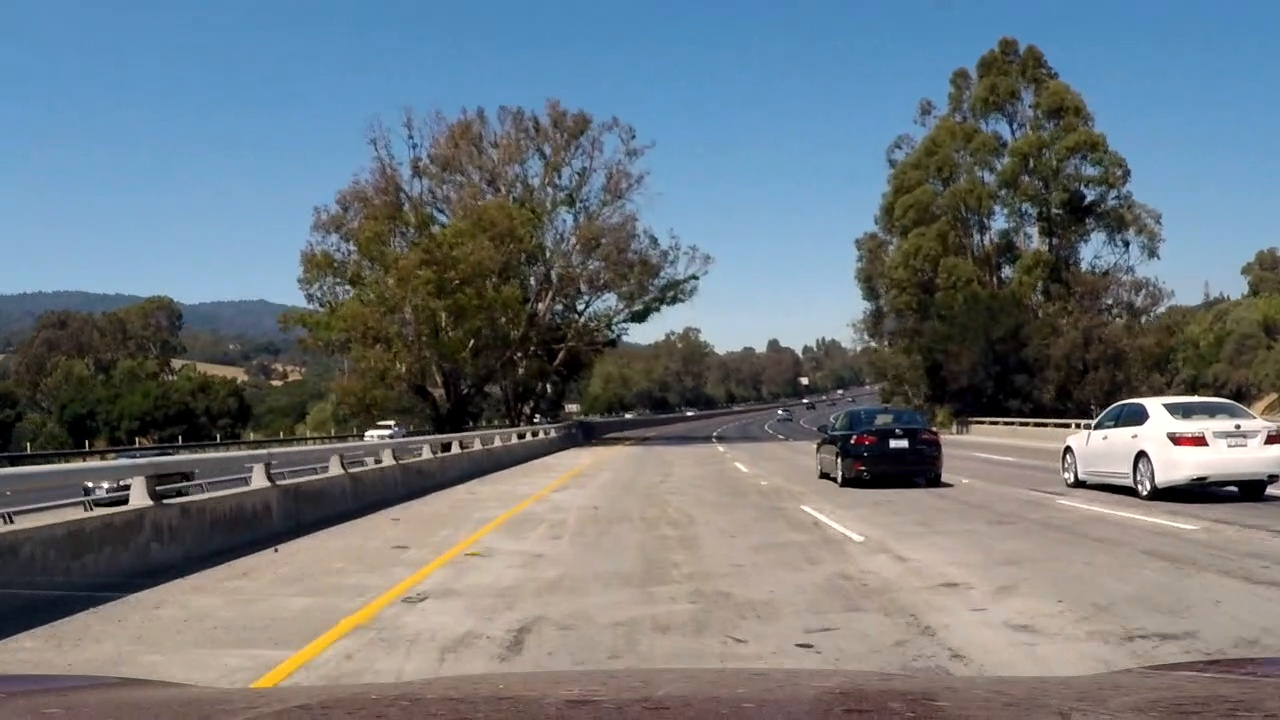
#> input picture examples/frame182.jpg, 1280 x 720 px; its folder holds only this picture in this run
$ python -i image_manipulation.py   (imports and definitions only)   (older library calls are emulated)
#> lines starting #> are read from the running program, lines starting #| are printed output that depends on the picture; after the words box and inside, x2 and y2 are one past the last pixel; in counts of white or black regions, pixels touching at a corner belong together
### calibration_util.py
import cv2
import numpy as np
import glob
from matplotlib import pyplot as plt


def getCameraCalibration():
    return np.array([[1.15777930e+03, 0.00000000e+00, 6.67111054e+02],
             [0.00000000e+00, 1.15282291e+03, 3.86128937e+02],
             [0.00000000e+00, 0.00000000e+00, 1.00000000e+00]])


def getDistortionCoeffs():
    return np.array([[-0.24688775, -0.02373134, -0.00109842, 0.00035108, -0.00258569]])


def calibrateCamera(image_shape, objpoints, imgpoints):
    ret, camera_matrix, dist, rvecs, tvecs = cv2.calibrateCamera(objpoints, imgpoints, image_shape[1::-1], None, None)
    return camera_matrix, dist


def undistort_image(image, camera_matrix, dist):
    return cv2.undistort(image, cameraMatrix=camera_matrix, distCoeffs=dist, newCameraMatrix=camera_matrix)


# [25 lines left out: function getCalibParams, not called in this run]


# [19 lines that do not run on import are left out]

### image_manipulation.py
import cv2
import numpy as np
import calibration_util as calib
from matplotlib import pyplot as plt
from scipy import stats

# TODO: Modify parameters for the S7 videos!
lane_width = 680
deviation = 50


# Perspective transformations
#######################################################################
# [24 lines left out: function perspective_warp, not called in this run]


# Transform to a birds-eye perspective
def warp_image(image, warp_matrix):
    width = image.shape[1]
#> width = 1280
    height = image.shape[0]
#> height = 720
    warped_image = cv2.warpPerspective(image, warp_matrix, (width, height))
    return warped_image


def getWarpMatrix():
    return np.array( [[-4.86204634e-01, -1.49507925e+00, 9.38982700e+02],
            [-5.88418203e-15, -1.94426603e+00, 8.74919714e+02],
            [-8.89045781e-18, -2.37922580e-03, 1.00000000e+00]])


# [13 lines left out: functions getUnwarpMatrix, sobel, not called in this run]


# From the Udacity Advanced Lane Finding lectures
def abs_sobel_thresh(img, orient='x', sobel_kernel=3, thresh=(0,255)):
    # Apply the following steps to img
    # 1) Convert to grayscale
    gray = cv2.cvtColor(img, cv2.COLOR_RGB2GRAY)
    # 2) Take the derivative in x or y given orient = 'x' or 'y'
    if orient == 'x':
        sobel = cv2.Sobel(gray, cv2.CV_64F, 1, 0, ksize=sobel_kernel)
    else:
        sobel = cv2.Sobel(gray, cv2.CV_64F, 0, 1, ksize=sobel_kernel)
    # 3) Take the absolute value of the derivative or gradient
    abs_sobel = np.absolute(sobel)
    # 4) Scale to 8-bit (0 - 255) then convert to type = np.uint8
    scaled_sobel = np.uint8(255 * abs_sobel / np.max(abs_sobel))
    # 5) Create a mask of 1's where the scaled gradient magnitude
    # is > thresh_min and < thresh_max
    sobel_binary = np.zeros_like(scaled_sobel)
    sobel_binary[(scaled_sobel >= thresh[0]) & (scaled_sobel <= thresh[1])] = 1
    # 6) Return this mask as your binary_output image
    return sobel_binary


# Define a function that applies Sobel x and y,
# then computes the magnitude of the gradient
# and applies a threshold
def mag_threshold(img, sobel_kernel=3, mag_thresh=(0, 255)):
    # Apply the following steps to img
    # 1) Convert to grayscale
    gray = cv2.cvtColor(img, cv2.COLOR_RGB2GRAY)
    # 2) Take the gradient in x and y separately
    sobelx = cv2.Sobel(gray, cv2.CV_64F, 1, 0, ksize=sobel_kernel)
    sobely = cv2.Sobel(gray, cv2.CV_64F, 0, 1, ksize=sobel_kernel)
    # 3) Calculate the magnitude
    magnitude_sobel = np.sqrt((sobelx * sobelx + sobely * sobely))
    # 4) Scale to 8-bit (0 - 255) and convert to type = np.uint8
    scaled_sobel = np.uint8(255 * magnitude_sobel / np.max(magnitude_sobel))
    # 5) Create a binary mask where mag thresholds are met
    sobel_binary = np.zeros_like(scaled_sobel)
    sobel_binary[(scaled_sobel >= mag_thresh[0]) & (scaled_sobel <= mag_thresh[1])] = 1
    # 6) Return this mask as your binary_output image
    return sobel_binary


# Define a function that applies Sobel x and y,
# then computes the direction of the gradient
# and applies a threshold.
def dir_threshold(img, sobel_kernel=3, thresh=(0, np.pi / 2)):
    # Apply the following steps to img
    # 1) Convert to grayscale
    gray = cv2.cvtColor(img, cv2.COLOR_RGB2GRAY)
    # 2) Take the gradient in x and y separately
    sobelx = cv2.Sobel(gray, cv2.CV_64F, 1, 0, ksize=sobel_kernel)
    sobely = cv2.Sobel(gray, cv2.CV_64F, 0, 1, ksize=sobel_kernel)
    # 3) Take the absolute value of the x and y gradients
    abs_sobelx = np.absolute(sobelx)
    abs_sobely = np.absolute(sobely)
    # 4) Use np.arctan2(abs_sobely, abs_sobelx) to calculate the direction of the gradient
    direction_grad = np.arctan2(abs_sobely, abs_sobelx)
    # 5) Create a binary mask where direction thresholds are met
    sobel_binary = np.zeros_like(direction_grad)
    sobel_binary[(direction_grad >= thresh[0]) & (direction_grad <= thresh[1])] = 1
    # 6) Return this mask as your binary_output image
    return sobel_binary


# [60 lines left out: functions sobel_select, hls_select, not called in this run]


def lines_CMYK(image):
    if np.max(image[:,:,2]) > 1:
        image = image/255.

    # As seen at https://www.rapidtables.com/convert/color/rgb-to-cmyk.html
    b = image[:, :, 2]
    k = 1 - image.max(axis=2)
    y = (1.000001 - b - k) / (1.000001 - k)

    y_select = (y*255.) > 90.
    y_select_false_positive = (y * 255.) >= 250.
    k_select = (k*255.) < 45.

    yk_mask = np.zeros_like(k, dtype=np.uint8)
    yk_mask[y_select] = 255
    yk_mask[y_select_false_positive] = 0
    yk_mask[k_select] = 255

    return yk_mask


# Yellow lane lines extraction
def yellow_lines_RGB(image):
    color_select_img = np.copy(image)
    red_threshold = 220
    green_threshold = 180
    blue_threshold = 40

    # Identify pixels below the threshold. Black 'em out
    colour_thresholds = (image[:,:,0] < red_threshold) | \
                 (image[:,:,1] < green_threshold) | \
                 (image[:,:,2] < blue_threshold)
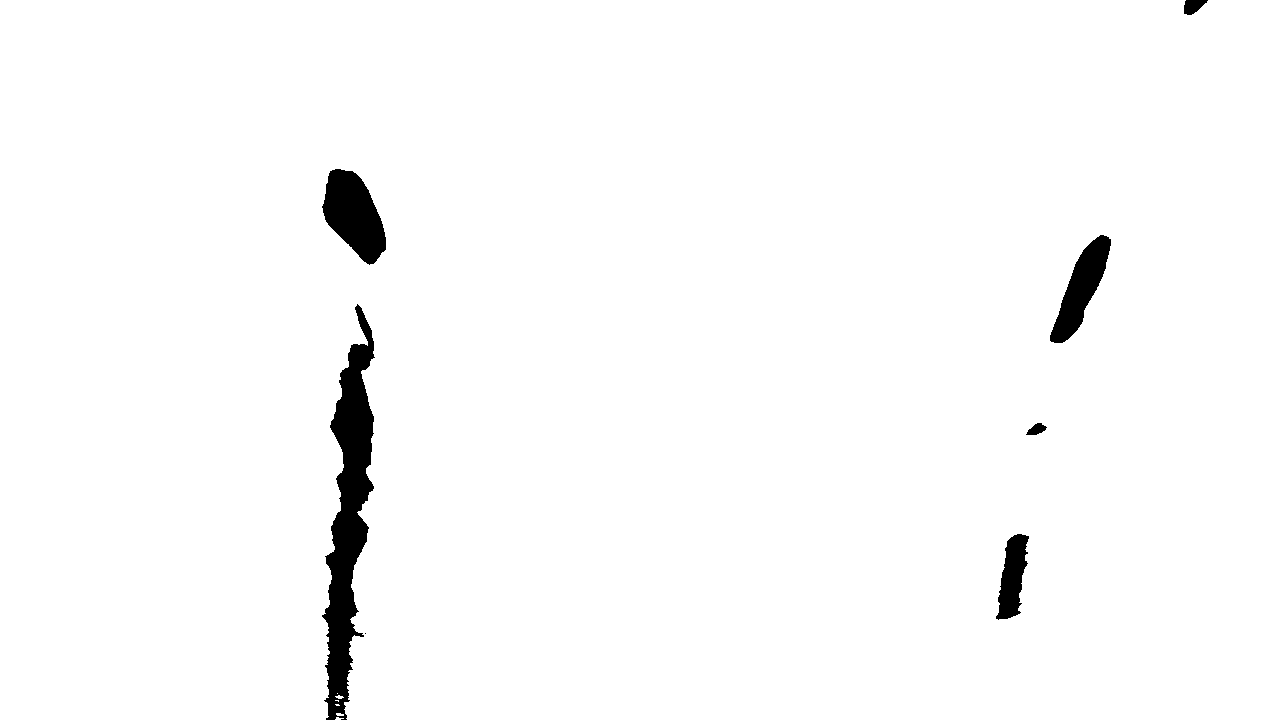
#> colour_thresholds: shape (720, 1280) bool; 97.9% white; 7 black regions (1 under 20 px), largest, box (x1, y1, x2, y2) and area: (322, 304, 375, 720) 10299, (322, 169, 386, 265) 3822, (1050, 235, 1111, 343) 2804, (996, 534, 1029, 620) 1706, (1184, 0, 1208, 15) 243, (1026, 423, 1047, 435) 152
    color_select_img[colour_thresholds] = [0,0,0]
    color_select_img = cv2.cvtColor(color_select_img, cv2.COLOR_RGB2GRAY)
#> color_select_img: shape (720, 1280)
    slice = color_select_img[:,:] > 0
    color_select_img[slice] = 255
    return color_select_img


# White lane lines extraction
def white_lines_RGB(image):
    color_select_img = np.copy(image)
    red_threshold = 200
    green_threshold = 185
    blue_threshold = 199

    # Identify pixels below the threshold. Black 'em out
    colour_thresholds = (image[:,:,0] < red_threshold) | \
                 (image[:,:,1] < green_threshold) | \
                 (image[:,:,2] < blue_threshold)
#> colour_thresholds: shape (720, 1280) bool; 99.6% white; 4 black regions (1 under 20 px), largest, box (x1, y1, x2, y2) and area: (1053, 241, 1107, 340) 2182, (996, 535, 1028, 619) 1559, (1187, 0, 1207, 10) 137
    color_select_img[colour_thresholds] = [0,0,0]
#> color_select_img: shape (720, 1280, 3)
    color_select_img = cv2.cvtColor(color_select_img, cv2.COLOR_RGB2GRAY)
#> color_select_img: shape (720, 1280)
    slice = color_select_img[:,:] > 0
    color_select_img[slice] = 255
#> in processFrame, `color_mask = cv2.morphologyEx(color_mask, cv2.MORPH_OPEN, kernel)`: color_mask: shape (720, 1280); 2.1% white; 7 white regions (1 under 20 px), largest, box (x1, y1, x2, y2) and area: (323, 306, 374, 720) 10187, (323, 169, 386, 264) 3819, (1050, 235, 1111, 343) 2804, (996, 534, 1029, 619) 1692, (1184, 0, 1207, 15) 242, (1027, 423, 1046, 435) 150
    return color_select_img


def combined_sobel(img, ksize=3, thresh=(0,255), mag_thresh=(0,255), dir_thresh=(0, np.pi/2)):
    # Choose a larger k-size (odd number) to get smoother gradient measurements
    # Apply each of the thresholding functions
    gradx = abs_sobel_thresh(img, orient='x', sobel_kernel=ksize, thresh=thresh)
#> gradx: shape (720, 1280); values 0 (black) and 1 (white), 7.9% white; 2060 white regions (1855 under 20 px), largest, box (x1, y1, x2, y2) and area: (24, 0, 149, 720) 27681, (1060, 224, 1130, 349) 3024, (1032, 222, 1107, 356) 2551
    grady = abs_sobel_thresh(img, orient='y', sobel_kernel=ksize, thresh=thresh)
#> grady: shape (720, 1280); values 0 (black) and 1 (white), 4.9% white; 499 white regions (264 under 20 px), largest, box (x1, y1, x2, y2) and area: (344, 688, 590, 712) 1831, (1043, 218, 1122, 334) 1798, (350, 666, 486, 694) 1746
    mag_binary = mag_threshold(img, sobel_kernel=ksize, mag_thresh=mag_thresh)
#> mag_binary: shape (720, 1280); values 0 (black) and 1 (white), 15.5% white; 3071 white regions (2888 under 20 px), largest, box (x1, y1, x2, y2) and area: (0, 0, 163, 720) 34186, (336, 536, 796, 720) 22215, (912, 486, 1153, 677) 9442
    dir_binary = dir_threshold(img, sobel_kernel=ksize, thresh=dir_thresh)
#> dir_binary: shape (720, 1280) float64; values 0 (black) and 1 (white), 1.2% white in thin lines or dots

    combined = np.zeros_like(dir_binary)
    combined[((gradx == 1) & (grady == 1)) | ((mag_binary == 1) & (dir_binary == 1))] = 1
    return combined


# The final image processing pipeline
#######################################################################
def processFrame(frame):
    """
    Image processing pipeline for a video frame / standalone road image.
    :param frame: A video frame or an RGB camera image.
    :return: A mask showing the lane lines on the road image.
    """
    kernel = np.ones((3, 3), np.uint8)
    camera_matrix = calib.getCameraCalibration()
    dist_coeffs = calib.getDistortionCoeffs()
    warp_matrix = getWarpMatrix()

    image = cv2.undistort(frame, camera_matrix, dist_coeffs, None, camera_matrix)
    image = warp_image(image, warp_matrix)
    color_mask = cv2.add(yellow_lines_RGB(image), white_lines_RGB(image))
    color_mask[color_mask > 0] = 255
    color_mask = cv2.morphologyEx(color_mask, cv2.MORPH_OPEN, kernel)

    sobel_mask = cv2.add(
        combined_sobel(
            cv2.blur(image, (9, 9)), ksize=3,
            thresh=(15, 90),
            mag_thresh=(10, 90),
            dir_thresh=(0.8, 1.)
        ),
        combined_sobel(
            cv2.blur(image, (9, 9)), ksize=3,
            thresh=(15, 90),
            mag_thresh=(10, 90),
            dir_thresh=(0.01, 0.2)
        )
    )
#> in combined_sobel (call 2), `dir_binary = dir_threshold(img, sobel_kernel=ksize, thresh=dir_thresh)`: dir_binary: shape (720, 1280) float64; values 0 (black) and 1 (white), 2.7% white; 3032 white regions (2946 under 20 px), largest, box (x1, y1, x2, y2) and area: (69, 37, 141, 145) 2497, (27, 580, 53, 693) 1655, (54, 183, 109, 264) 1531
    sobel_mask[sobel_mask > 0] = 255
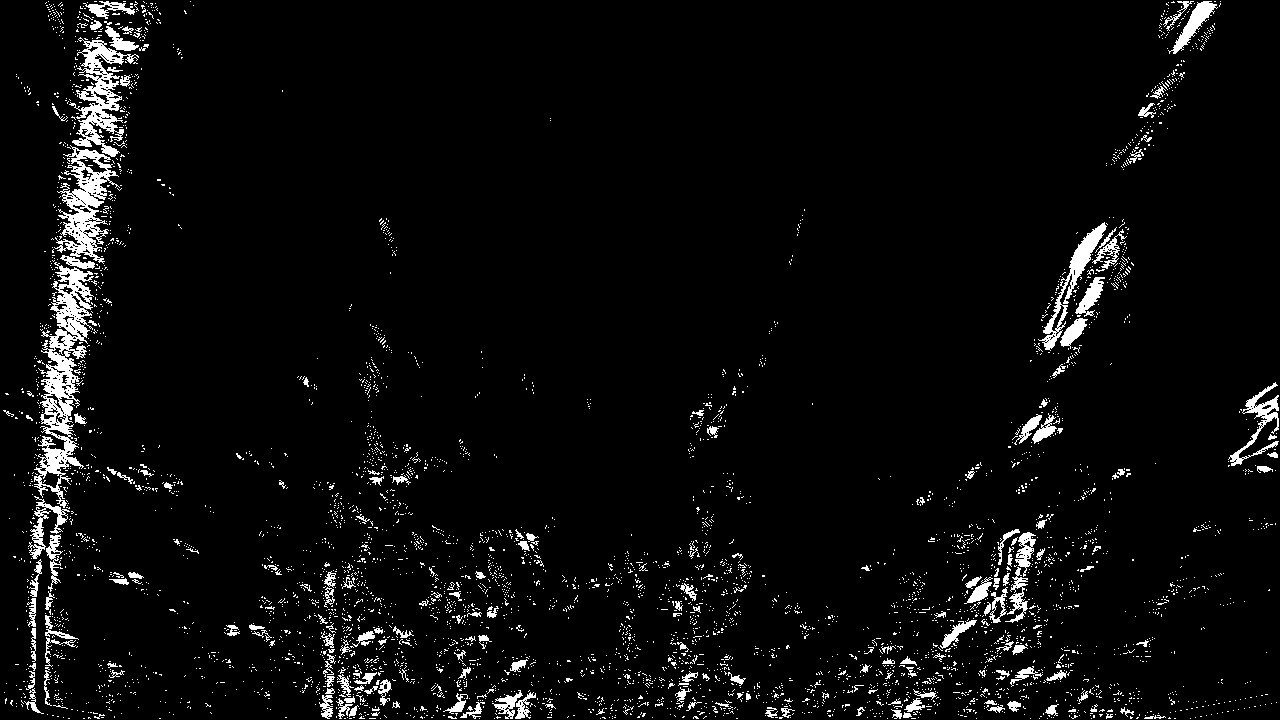
#> sobel_mask: shape (720, 1280) float64; 4.5% white; 4723 white regions (4521 under 20 px), largest, box (x1, y1, x2, y2) and area: (34, 262, 94, 508) 5239, (54, 145, 120, 264) 2953, (69, 37, 139, 157) 2734

    sobel_mask = cv2.erode(sobel_mask, kernel, iterations=1)
#> sobel_mask: shape (720, 1280) float64; 0.95% white; 471 white regions (386 under 20 px), largest, box (x1, y1, x2, y2) and area: (1071, 224, 1105, 284) 588, (1175, 2, 1214, 52) 513, (1077, 278, 1101, 313) 288
    sobel_mask = cv2.morphologyEx(sobel_mask, cv2.MORPH_OPEN, kernel)
#> sobel_mask: shape (720, 1280) float64; 0.61% white; 108 white regions (40 under 20 px), largest, box (x1, y1, x2, y2) and area: (1072, 226, 1105, 275) 556, (1175, 2, 1213, 50) 508, (1078, 279, 1101, 312) 273

    cmyk_mask = lines_CMYK(image)
#> in lines_CMYK, `y = (1.000001 - b - k) / (1.000001 - k)`:
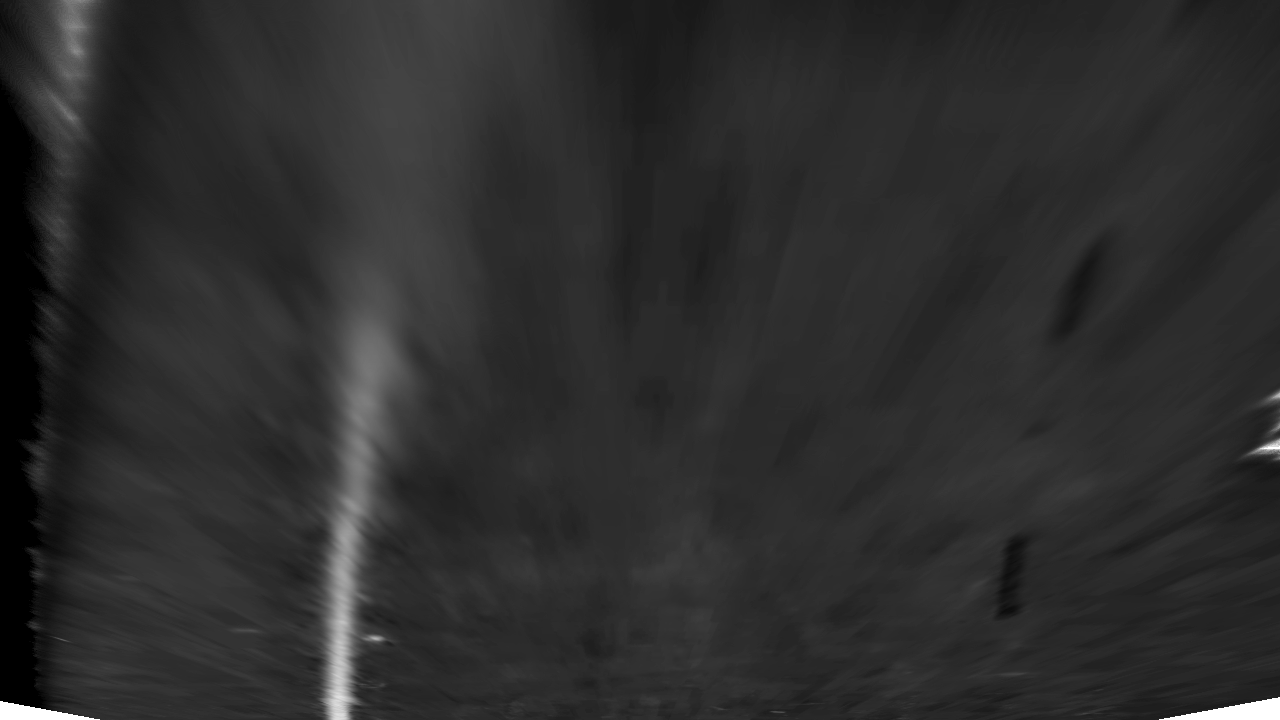
#> y: shape (720, 1280) float64; min 2.16e-06, max 1, mean 0.179
#> in lines_CMYK, `y_select = (y*255.) > 90.`: y_select: shape (720, 1280) bool; 2% white; 14 white regions (5 under 20 px), largest, box (x1, y1, x2, y2) and area: (321, 316, 399, 720) 13564, (58, 0, 94, 81) 1681, (1159, 697, 1280, 720) 1417
#> in lines_CMYK, `y_select_false_positive = (y * 255.) >= 250.`: y_select_false_positive: shape (720, 1280) bool; 0.26% white; 3 white regions, box (x1, y1, x2, y2) and area: (1159, 697, 1280, 720) 1417, (0, 701, 100, 720) 976, (1264, 446, 1280, 449) 29
#> in lines_CMYK, `k_select = (k*255.) < 45.`: k_select: shape (720, 1280) bool; 6.2% white; 23 white regions (11 under 20 px), largest, box (x1, y1, x2, y2) and area: (264, 44, 436, 720) 39851, (356, 0, 471, 159) 10629, (1048, 232, 1114, 346) 3454
#> cmyk_mask: shape (720, 1280); 6.6% white; 33 white regions (16 under 20 px), largest, box (x1, y1, x2, y2) and area: (264, 44, 436, 720) 41214, (356, 0, 471, 159) 10629, (1048, 232, 1114, 346) 3454
    #hls_mask = hls_select(cv2.blur(image, (9, 9)), thresh=(115, 255))
    #hls_mask[hls_mask > 0] = 255

    result_mask = np.zeros_like(color_mask)
    result_mask[sobel_mask > 0] = 255
    #result_mask[hls_mask > 0] = 255
    result_mask[color_mask > 0] = 255
    result_mask[cmyk_mask > 0] = 255
    return result_mask


#def frameOverlay(frame, left_line, right_line, width=1280, height=720, color=(0, 255, 0)):
# [23 lines left out: function frameOverlay, not called in this run]

>>> import cv2
>>> picture = cv2.cvtColor(cv2.imread('examples/frame182.jpg'), cv2.COLOR_BGR2RGB)
>>> result = processFrame(picture)
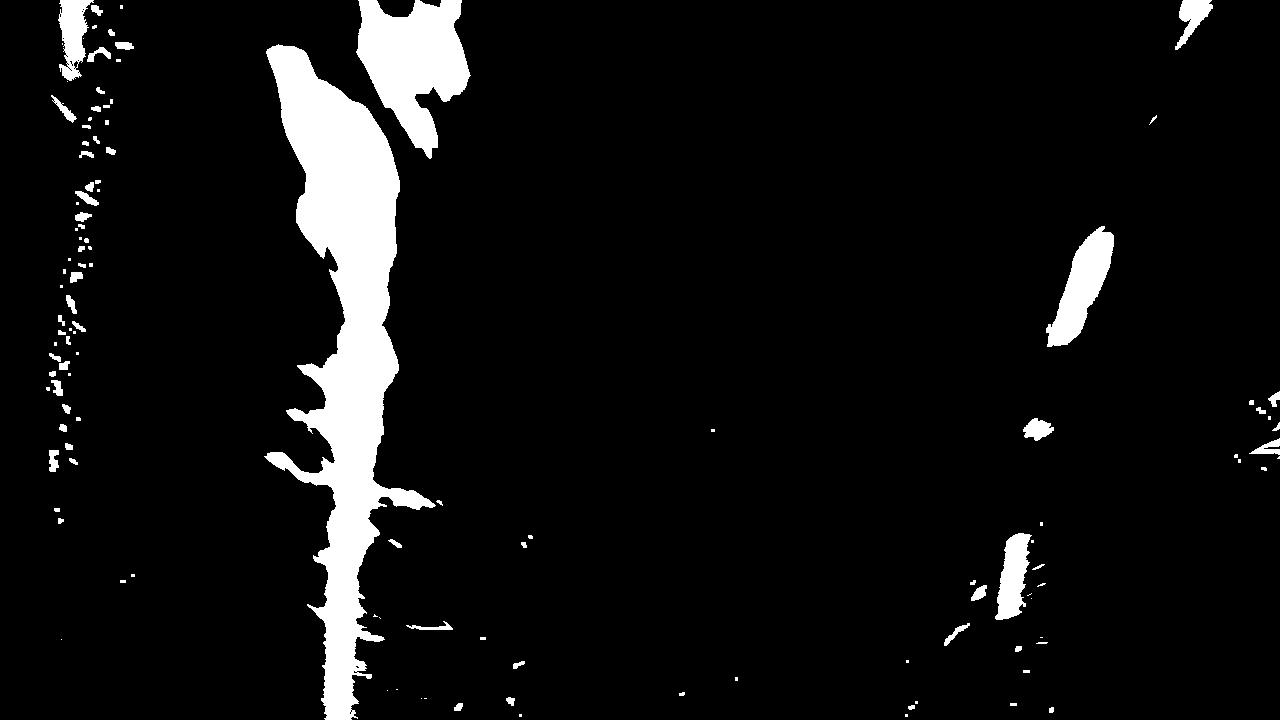
#> result: shape (720, 1280); 7.1% white; 122 white regions (51 under 20 px), largest, box (x1, y1, x2, y2) and area: (264, 44, 436, 720) 41265, (356, 0, 471, 159) 10629, (1046, 226, 1114, 347) 3778
